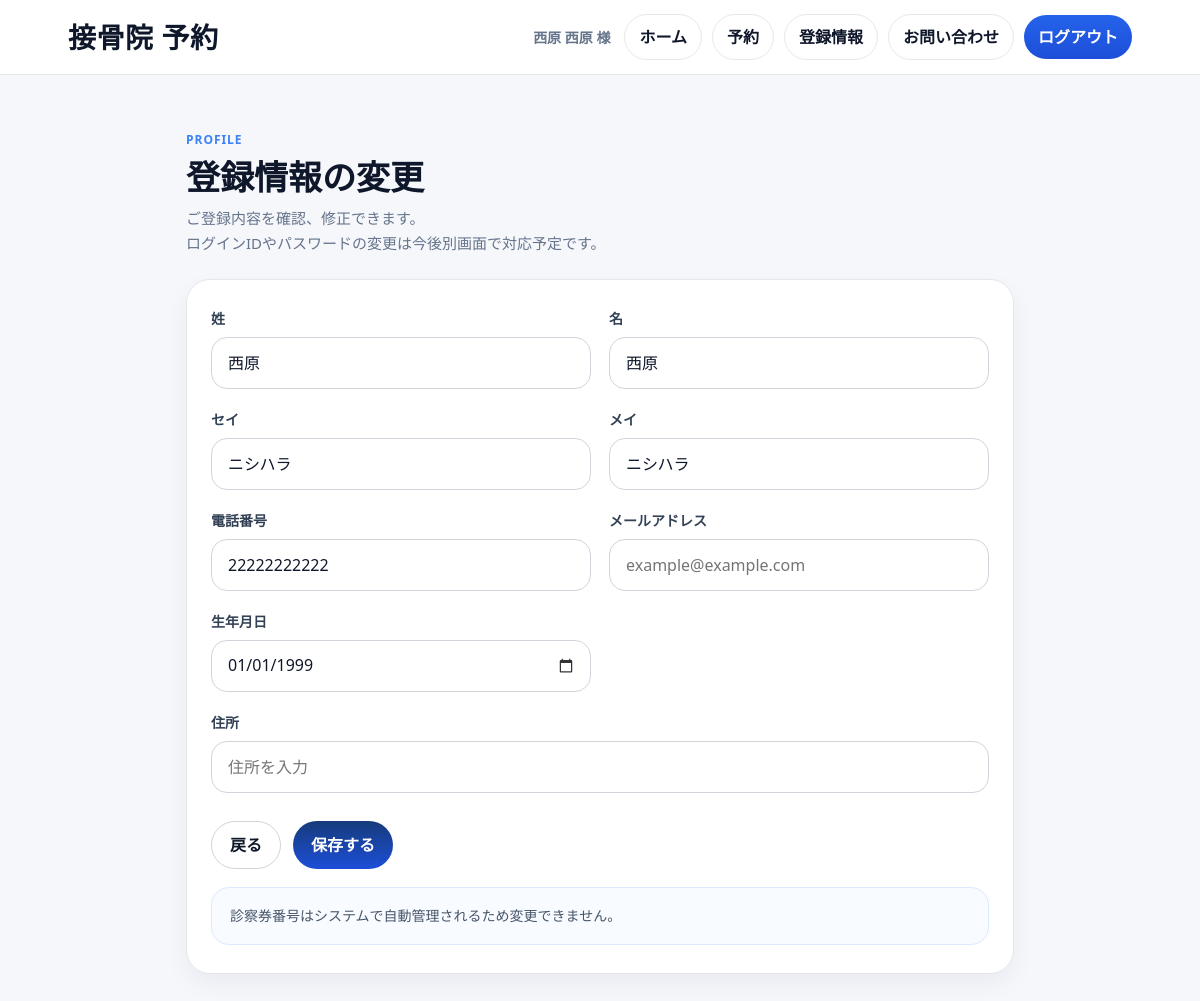
Page /patients/profile/ (signed in) on the committed database.
### apps/accounts/models.py (models this page shows)
class User(AbstractUser):
    class Role(models.TextChoices):
        ADMIN = "admin", "管理者"
        RECEPTION = "reception", "受付"
        PRACTITIONER = "practitioner", "施術者"
        PATIENT = "patient", "患者"
    clinic = models.ForeignKey(
        "clinics.Clinic",
        on_delete=models.CASCADE,
        null=True,
        blank=True,
        related_name="users",
    )
    role = models.CharField(
        max_length=20,
        choices=Role.choices,
        default=Role.PRACTITIONER,
    )

### apps/patients/models.py (models this page shows, shortened)
class Patient(models.Model):
    user = models.OneToOneField(
        settings.AUTH_USER_MODEL,
        on_delete=models.CASCADE,
        null=True,
        blank=True,
        related_name="patient_profile",
    )
    clinic = models.ForeignKey(
        "clinics.Clinic",
        on_delete=models.CASCADE,
        related_name="patients",
    )
    card_no = models.CharField(
        max_length=20,
        unique=True,
        editable=False,
    )
    last_name = models.CharField(max_length=50)
    first_name = models.CharField(max_length=50)
    last_name_kana = models.CharField(max_length=50)
    first_name_kana = models.CharField(max_length=50)
    birth_date = models.DateField()
    phone = models.CharField(max_length=20)
    address = models.CharField(max_length=255, blank=True)
    created_at = models.DateTimeField(auto_now_add=True)

### apps/patients/views.py (the view)
# urls.py: path("profile/", views.patient_profile_view, name="profile"),
@login_required(login_url="/patients/login/")
def patient_profile_view(request):
    patient_or_resp = require_patient_or_redirect(request)
    if isinstance(patient_or_resp, HttpResponseBase):
        return patient_or_resp
    patient = patient_or_resp
    if request.method == "POST":
        form = PatientProfileForm(request.POST, instance=patient)
        if form.is_valid():
            form.save()
            messages.success(request, "登録情報を更新しました。")
            return redirect("patients:dashboard")
    else:
        form = PatientProfileForm(instance=patient)
    return render(request, "patients/profile.html", {
        "patient": patient,
        "form": form,
    })

### apps/patients/views.py (called while the page is built)
def require_patient_or_redirect(request):
    patient = _patient_from_user(request)
    if patient:
        return patient
    if request.user.is_authenticated and (request.user.is_staff or request.user.is_superuser):
        messages.info(request, "患者予約フローを利用するには、患者アカウントでログインしてください。")
        return redirect("patients:login")
    messages.error(request, "患者情報が未登録です。新規登録を完了してください。")
    return redirect("patients:register")

def _patient_from_user(request):
    return Patient.objects.filter(user=request.user).select_related("clinic").first()

### templates/patients/profile.html (shortened to what this page needs)
{% extends "patients/patient_base.html" %}
{% block content %}
<div class="profile-page">
  <div class="profile-head">
    <div class="profile-eyebrow">Profile</div>
    <h1 class="profile-title">登録情報の変更</h1>
    <div class="profile-sub">
      ご登録内容を確認、修正できます。<br>
      ログインIDやパスワードの変更は今後別画面で対応予定です。
    </div>
  </div>
  <div class="profile-card">
    <form method="post" novalidate>
      <div class="profile-grid">
        <div class="profile-field">
          <label class="profile-label">{{ form.last_name.label }}</label>
          {{ form.last_name }}
        </div>
        <div class="profile-field">
          <label class="profile-label">{{ form.first_name.label }}</label>
          {{ form.first_name }}
        </div>
        <div class="profile-field">
          <label class="profile-label">{{ form.last_name_kana.label }}</label>
          {{ form.last_name_kana }}
        </div>
        <div class="profile-field">
          <label class="profile-label">{{ form.first_name_kana.label }}</label>
          {{ form.first_name_kana }}
        </div>
        <div class="profile-field">
          <label class="profile-label">{{ form.phone.label }}</label>
          {{ form.phone }}
        </div>
        <div class="profile-field">
          <label class="profile-label">{{ form.email.label }}</label>
          {{ form.email }}
        </div>
        <div class="profile-field">
          <label class="profile-label">{{ form.birth_date.label }}</label>
          {{ form.birth_date }}
        </div>
        <div class="profile-field full">
          <label class="profile-label">{{ form.address.label }}</label>
          {{ form.address }}
        </div>
      </div>
      <div class="profile-actions">
        <a href="{% url 'patients:dashboard' %}" class="profile-btn profile-btn-secondary">
          戻る
        </a>
        <button type="submit" class="profile-btn profile-btn-primary">
          保存する
        </button>
      </div>
    </form>
    <div class="profile-note">
      診察券番号はシステムで自動管理されるため変更できません。
    </div>
  </div>
</div>
{% endblock %}

### templates/patients/patient_base.html (shortened to what this page needs)
{% load patient_messages %}
<!doctype html>
<html lang="ja">
<head>
  <link href="https://cdn.jsdelivr.net/npm/bootstrap@5.3.3/dist/css/bootstrap.min.css" rel="stylesheet">
</head>
<body>
  <nav class="p-nav">
    <div class="p-nav-inner">
      <a href="{% url 'patients:dashboard' %}" class="p-brand">接骨院 予約</a>
      {% if user.is_authenticated %}
        <div class="p-desktop-nav">
          <div class="p-user">{% if user.patient_profile %}{{ user.patient_profile.last_name }} {{ user.patient_profile.first_name }} 様{% else %}患者様{% endif %}</div>
            <a href="{% url 'patients:dashboard' %}" class="p-btn p-btn-ghost">ホーム</a>
            <a href="{% url 'patients:my_appointments' %}" class="p-btn p-btn-ghost">予約</a>
            <a href="{% url 'patients:profile' %}" class="p-btn p-btn-ghost">登録情報</a>
            <a href="{% url 'patients:inquiry' %}" class="p-btn p-btn-ghost">お問い合わせ</a>
            <a href="{% url 'patients:logout' %}" class="p-btn p-btn-primary">ログアウト</a>
        </div>
      {% endif %}
    </div>
  </nav>
  <main class="p-wrap">
    {% block content %}{% endblock %}
  </main>
</body>
</html>

### templates/patients/patient_base.html (style rules this page uses)
:root { --bg:#f6f7fb; --card:#fff; --text:#0f172a; --muted:#64748b; --line:#e5e7eb; --brand:#2563eb; --brand2:#1d4ed8; --shadow:0 12px 30px rgba(15,23,42,.08); --r:18px; }
body { background:var(--bg); color:var(--text); }
.p-wrap { max-width:1100px; margin:0 auto; padding:24px 18px; }
.p-btn { display:inline-flex; align-items:center; justify-content:center; gap:.4rem; padding:10px 14px; border-radius:999px; border:1px solid var(--line); background:#fff; color:var(--text); text-decoration:none; font-weight:700; min-height:42px; transition:.2s ease; }
.p-btn-primary { background:linear-gradient(180deg,var(--brand),var(--brand2)); color:#fff; border:0; }
.p-btn-ghost { background:#fff; }
.p-nav { position:sticky; top:0; z-index:1040; background:rgba(255,255,255,.92); backdrop-filter:blur(10px); border-bottom:1px solid var(--line); }
.p-nav-inner { max-width:1100px; margin:0 auto; padding:14px 18px; display:flex; align-items:center; justify-content:space-between; gap:16px; }
.p-brand { font-weight:900; font-size:28px; letter-spacing:.02em; color:var(--text); text-decoration:none; white-space:nowrap; }
.p-desktop-nav { display:flex; align-items:center; gap:10px; flex-wrap:wrap; }
.p-user { color:var(--muted); font-size:14px; font-weight:700; margin-right:4px; white-space:nowrap; }

### templates/patients/profile.html (style rules this page uses)
.profile-page { max-width: 860px; margin: 0 auto; padding: 32px 16px 56px; }
.profile-head { margin-bottom: 22px; }
.profile-eyebrow { font-size: 12px; font-weight: 800; letter-spacing: .08em; color: #3b82f6; text-transform: uppercase; margin-bottom: 8px; }
.profile-title { font-size: 34px; font-weight: 900; margin: 0; color: #0f172a; }
.profile-sub { margin-top: 8px; color: #64748b; font-size: 15px; line-height: 1.7; }
.profile-card { background: #fff; border: 1px solid #e5e7eb; border-radius: 24px; box-shadow: 0 10px 24px rgba(15,23,42,.05); padding: 28px 24px; }
.profile-grid { display: grid; grid-template-columns: 1fr 1fr; gap: 20px 18px; }
.profile-field { display: flex; flex-direction: column; min-width: 0; }
.profile-field.full { grid-column: 1 / -1; }
.profile-label { font-size: 14px; font-weight: 800; color: #334155; margin-bottom: 8px; }
.profile-field input, .profile-field select, .profile-field textarea { width: 100%; min-height: 52px; border: 1px solid #d1d5db; border-radius: 16px; padding: 0 16px; font-size: 16px; color: #0f172a; background: #fff; transition: .2s ease; box-sizing: border-box; appearance: none; -webkit-appearance: none; }
.profile-field input[type="date"] { line-height: 1.2; padding-right: 14px; }
.profile-actions { display: flex; gap: 12px; flex-wrap: wrap; margin-top: 28px; }
.profile-btn { display: inline-flex; align-items: center; justify-content: center; min-height: 48px; padding: 0 18px; border-radius: 999px; text-decoration: none; font-weight: 800; transition: .2s ease; cursor: pointer; }
.profile-btn-primary { border: none; background: linear-gradient(180deg, #163b7a, #1d4ed8); color: #fff; }
.profile-btn-secondary { background: #fff; color: #0f172a; border: 1px solid #d1d5db; }
.profile-note { margin-top: 18px; padding: 16px 18px; border-radius: 18px; background: #f8fbff; border: 1px solid #dbeafe; color: #475569; font-size: 14px; line-height: 1.7; }

### rows in the picture
User: patient_profile.last_name "西原", patient_profile.first_name "西原"
Patient: last_name "西原", first_name "西原", last_name_kana "ニシハラ", first_name_kana "ニシハラ", phone "22222222222", birth_date "01/01/1999"
